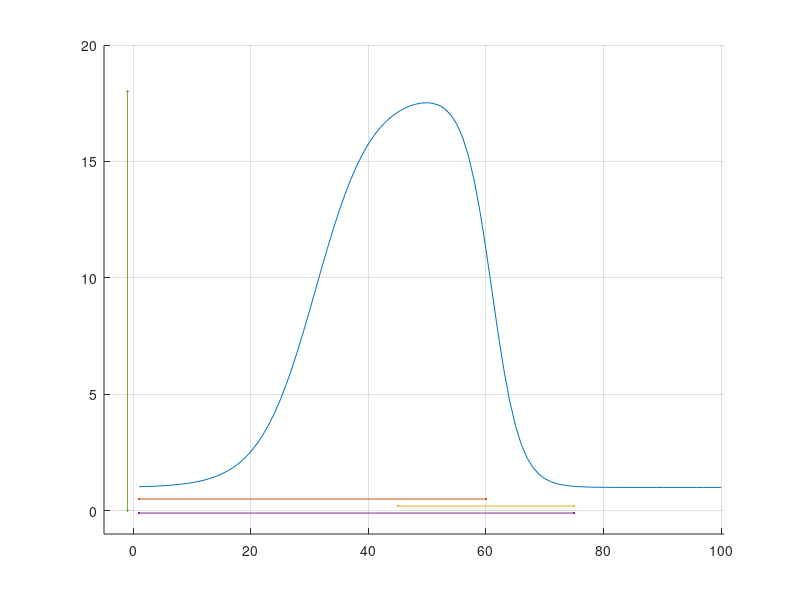

The MATLAB source for this figure:
clear
% close all
clc

figure
hold on
grid on

xlim([-5,100.5])
ylim([-1,20])

x = 1:100;



%%
% parameters
t_rise = 60;
t_fall = 30;
t_duration = 75;
y_max = 18;

% create function
y_slope =@(a1,tr,t0,t) (a1-1)*(tanh((t-tr/2-t0)*pi*2/tr) + 1)/2;

y1 =@(t) y_slope(y_max,t_rise,1,t);
y2 =@(t) y_slope(y_max,t_fall,t_duration-t_fall+1,t);

y =@(t) y1(t) - y2(t) + 1;

% plot function
plot(x,y(x))

% plot parameters
plot([1,t_rise],[0.5,0.5],'.-')
plot([t_duration-t_fall,t_duration],[0.2,0.2],'.-')
plot([1,t_duration],[-0.1,-0.1],'.-')
plot([-1,-1],[0,y_max],'.-')
